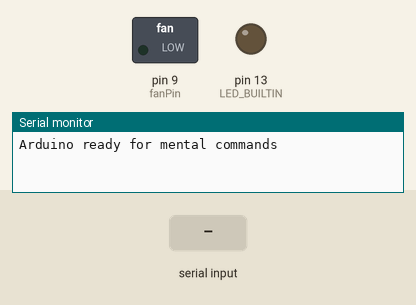
The sketch below on a simulated Arduino Uno, built with avr-gcc and run on an emulated ATmega328P. Shown: switched loads named in the sketch (green lamp = pin HIGH), output pins drawn as LEDs (lit = HIGH), the last lines printed to the serial monitor. The inputs (shaded band) are chosen by the test bench.

Above: at 1.2 s.
1.3 s: "lift,1\n" received over Serial
At 2.0 s:
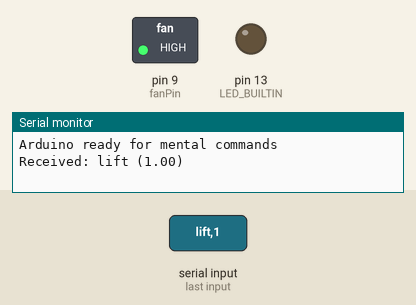
2.8 s: "push,1\n" received over Serial
4.3 s: "left,1\n" received over Serial
Timing chart, 0 to 7.3 s (numbered marks = the images above; inputs shaded):
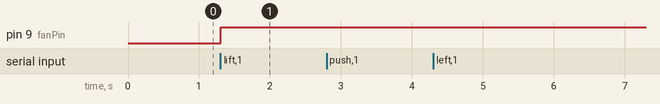

The sketch:

BCI_Fan_connected_to_Emotiv_1.ino
```cpp
// Arduino code to receive mental commands from Node.js bridge
String command = "";
float strength = 0.0;
int fanPin = 9;  // D9 connected to XY-MOS IN/PWM

void setup() {
  pinMode(fanPin, OUTPUT);
  Serial.begin(9600);
  pinMode(LED_BUILTIN, OUTPUT);
  Serial.println("Arduino ready for mental commands");
}

void loop() {
  if (Serial.available()) {
    String data = Serial.readStringUntil('\n');
    data.trim();

    // Parse command,strength format
    int commaIndex = data.indexOf(',');
    if (commaIndex > 0) {
      command = data.substring(0, commaIndex);
      strength = data.substring(commaIndex + 1).toFloat();

      Serial.print("Received: ");
      Serial.print(command);
      Serial.print(" (");
      Serial.print(strength);
      Serial.println(")");

      // Handle different commands
      // handleCommand(command, strength);
      fan(strength);
    }
  }
}

void handleCommand(String cmd, float str) {
  if (str > 0.3) { // Only act on strong commands

    if (cmd == "lift") {
      digitalWrite(LED_BUILTIN, HIGH);
      Serial.println("LED ON - LIFT command");
    }
    else if (cmd == "push") {
      // Blink LED fast
      for (int i = 0; i < 5; i++) {
        digitalWrite(LED_BUILTIN, HIGH);
        delay(100);
        digitalWrite(LED_BUILTIN, LOW);
        delay(100);
      }
      Serial.println("LED BLINK - PUSH command");
    }
    else if (cmd == "left") {
      // Pulse LED
      for (int i = 0; i < 255; i += 5) {
        analogWrite(LED_BUILTIN, i);
        delay(10);
      }
      analogWrite(LED_BUILTIN, 0);
      Serial.println("LED PULSE - LEFT command");
    }
    else if (cmd == "right") {
      // Quick flash
      digitalWrite(LED_BUILTIN, HIGH);
      delay(500);
      digitalWrite(LED_BUILTIN, LOW);
      Serial.println("LED FLASH - RIGHT command");
    }

  } else {
    // Weak command or neutral
    digitalWrite(LED_BUILTIN, LOW);
  }
}

void fan(float str){
  float str_speed= (str*255);
  analogWrite(fanPin,str_speed);
    if(str == 0.35)
      analogWrite(fanPin, 0);
}
```

Measured:
- after the input at 1.3 s, pin 9 (fanPin): LOW → HIGH at once
